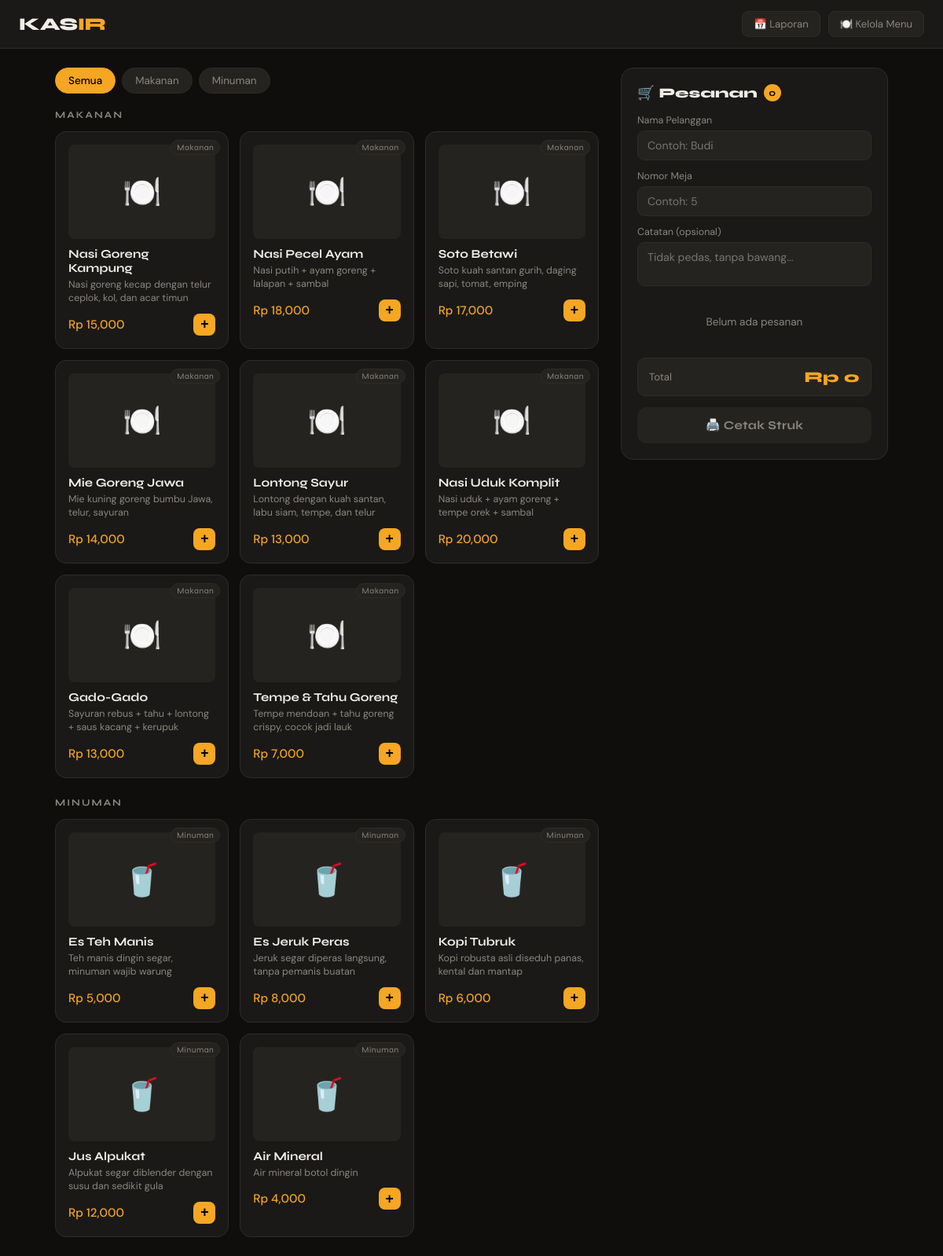
The page /menu on the database its author committed.
### app.py (models this page shows)
class Menu(db.Model):
    __tablename__ = 'menu'
    id = db.Column(db.Integer, primary_key=True)
    nama = db.Column(db.String(100), nullable=False)
    deskripsi = db.Column(db.String(200))
    harga = db.Column(db.Float, nullable=False)
    kategori = db.Column(db.String(50))  # 'Makanan' atau 'Minuman'
    gambar = db.Column(db.String(300), default='')   # URL foto makanan
    tersedia = db.Column(db.Boolean, default=True)
    order_items = db.relationship('ItemPesanan', backref='menu', lazy=True)

### app.py (the view)
@app.route('/menu')
def menu():
    kategori_list = db.session.query(Menu.kategori).distinct().all()
    kategori_list = [k[0] for k in kategori_list]
    menu_items = Menu.query.filter_by(tersedia=True).all()
    return render_template('menu.html', menu_items=menu_items, kategori_list=kategori_list)

### templates/menu.html (shortened to what this page needs)
<!DOCTYPE html>
<html lang="id">
<head>
</head>
<body>
<header>
  <div class="logo">KAS<span>IR</span></div>
  <div class="header-actions">
    <a href="/laporan" class="btn-admin">📅 Laporan</a>
    <a href="/admin/menu" class="btn-admin">🍽️ Kelola Menu</a>
  </div>
</header>
<div class="container">
  <div class="page-grid">
    <div>
      <div class="filter-bar">
        <button class="filter-btn active" onclick="filterKategori('semua', this)">Semua</button>
        {% for k in kategori_list %}
        <button class="filter-btn" onclick="filterKategori('{{ k }}', this)">{{ k }}</button>
        {% endfor %}
      </div>
      <div class="section-label">Makanan</div>
      <div class="menu-grid" id="grid-makanan">
        {% for item in menu_items %}
        {% if item.kategori == 'Makanan' %}
        <div class="menu-card" data-id="{{ item.id }}" data-nama="{{ item.nama }}" data-harga="{{ item.harga }}" data-kategori="{{ item.kategori }}" onclick="tambahKeKeranjang({{ item.id }}, '{{ item.nama }}', {{ item.harga }}, '{{ item.kategori }}')">
          <span class="badge-kategori">{{ item.kategori }}</span>
          {% if item.gambar %}
          <div class="menu-img-fallback" style="display:none">🍽️</div>
          {% else %}
          <div class="menu-img-fallback">🍽️</div>
          {% endif %}
          <div class="menu-nama">{{ item.nama }}</div>
          <div class="menu-desc">{{ item.deskripsi }}</div>
          <div class="menu-footer">
            <span class="menu-harga">Rp {{ "{:,.0f}".format(item.harga) }}</span>
            <button class="btn-tambah">+</button>
          </div>
        </div>
        {% endif %}
        {% endfor %}
      </div>
      <div class="section-label" style="margin-top:24px;">Minuman</div>
      <div class="menu-grid" id="grid-minuman">
        {% for item in menu_items %}
        {% if item.kategori == 'Minuman' %}
        <div class="menu-card" data-id="{{ item.id }}" data-nama="{{ item.nama }}" data-harga="{{ item.harga }}" data-kategori="{{ item.kategori }}" onclick="tambahKeKeranjang({{ item.id }}, '{{ item.nama }}', {{ item.harga }}, '{{ item.kategori }}')">
          <span class="badge-kategori">{{ item.kategori }}</span>
          {% if item.gambar %}
          <div class="menu-img-fallback" style="display:none">🥤</div>
          {% else %}
          <div class="menu-img-fallback">🥤</div>
          {% endif %}
          <div class="menu-nama">{{ item.nama }}</div>
          <div class="menu-desc">{{ item.deskripsi }}</div>
          <div class="menu-footer">
            <span class="menu-harga">Rp {{ "{:,.0f}".format(item.harga) }}</span>
            <button class="btn-tambah">+</button>
          </div>
        </div>
        {% endif %}
        {% endfor %}
      </div>
    </div>
    <div class="keranjang">
      <div class="keranjang-title">
        🛒 Pesanan
        <span class="count-badge" id="count-badge">0</span>
      </div>
      <div class="form-group">
        <label>Nama Pelanggan</label>
        <input type="text" id="nama-pelanggan" placeholder="Contoh: Budi" />
      </div>
      <div class="form-group">
        <label>Nomor Meja</label>
        <input type="text" id="nomor-meja" placeholder="Contoh: 5" />
      </div>
      <div class="form-group">
        <label>Catatan (opsional)</label>
        <textarea id="catatan" placeholder="Tidak pedas, tanpa bawang..."></textarea>
      </div>
      <div class="keranjang-list" id="keranjang-list">
        <div class="keranjang-empty" id="empty-msg">Belum ada pesanan</div>
      </div>
      <div class="total-box">
        <span class="total-label">Total</span>
        <span class="total-nilai" id="total-display">Rp 0</span>
      </div>
      <button class="btn-pesan" id="btn-pesan" disabled onclick="prosesCheckout()">
        🖨️ Cetak Struk
      </button>
    </div>
  </div>
</div>
</body>
</html>

### rows shown on the page
Menu: kategori "Makanan", nama "Nasi Goreng Kampung", deskripsi "Nasi goreng kecap dengan telur ceplok, kol, dan acar timun", harga "15,000"
Menu: kategori "Makanan", nama "Nasi Pecel Ayam", deskripsi "Nasi putih + ayam goreng + lalapan + sambal", harga "18,000"
Menu: kategori "Makanan", nama "Soto Betawi", deskripsi "Soto kuah santan gurih, daging sapi, tomat, emping", harga "17,000"
Menu: kategori "Makanan", nama "Mie Goreng Jawa", deskripsi "Mie kuning goreng bumbu Jawa, telur, sayuran", harga "14,000"
Menu: kategori "Makanan", nama "Lontong Sayur", deskripsi "Lontong dengan kuah santan, labu siam, tempe, dan telur", harga "13,000"
Menu: kategori "Makanan", nama "Nasi Uduk Komplit", deskripsi "Nasi uduk + ayam goreng + tempe orek + sambal", harga "20,000"
Menu: kategori "Makanan", nama "Gado-Gado", deskripsi "Sayuran rebus + tahu + lontong + saus kacang + kerupuk", harga "13,000"
Menu: kategori "Makanan", nama "Tempe & Tahu Goreng", deskripsi "Tempe mendoan + tahu goreng crispy, cocok jadi lauk", harga "7,000"
Menu: kategori "Minuman", nama "Es Teh Manis", deskripsi "Teh manis dingin segar, minuman wajib warung", harga "5,000"
Menu: kategori "Minuman", nama "Es Jeruk Peras", deskripsi "Jeruk segar diperas langsung, tanpa pemanis buatan", harga "8,000"
Menu: kategori "Minuman", nama "Kopi Tubruk", deskripsi "Kopi robusta asli diseduh panas, kental dan mantap", harga "6,000"
Menu: kategori "Minuman", nama "Jus Alpukat", deskripsi "Alpukat segar diblender dengan susu dan sedikit gula", harga "12,000"
Menu: kategori "Minuman", nama "Air Mineral", deskripsi "Air mineral botol dingin", harga "4,000"

### other values the page prints
{{ k }} "Makanan" "Minuman"
